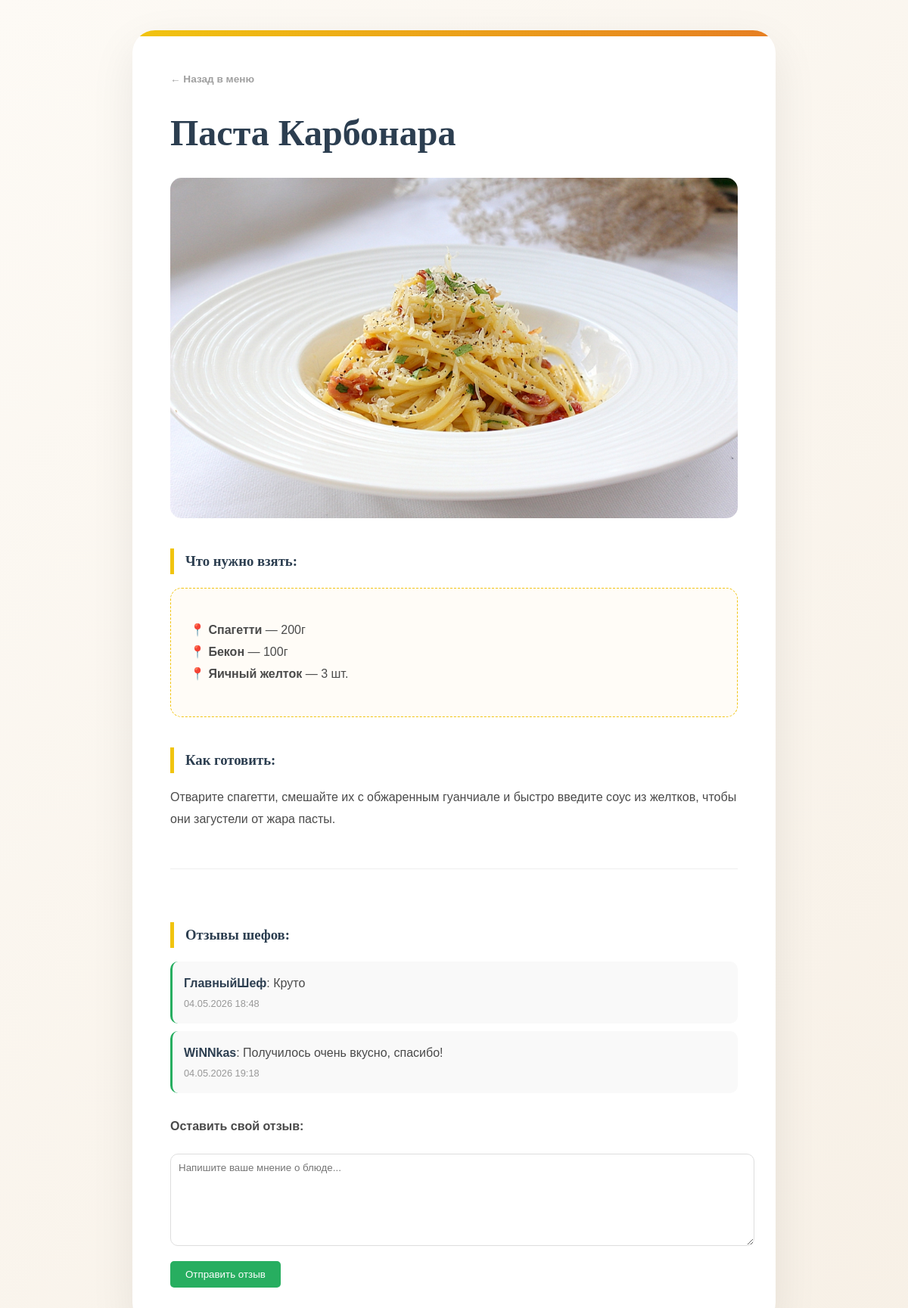
The page /menu/3/ on the database its author committed.
### recipes/models.py (models this page shows, shortened)
class Recipe(models.Model):
    DIFFICULTY_CHOICES = [('easy', 'Легко'), ('medium', 'Средне'), ('hard', 'Сложно')]
    title = models.CharField(max_length=200, verbose_name="Название блюда")
    description = models.TextField(verbose_name="Описание приготовления")
    image = models.ImageField(upload_to='recipes/', verbose_name="Фото блюда", blank=True, null=True)
    author = models.ForeignKey(ChefProfile, on_delete=models.CASCADE, related_name='recipes', null=True)
    category = models.ForeignKey(Category, on_delete=models.SET_NULL, null=True)
    difficulty = models.CharField(max_length=10, choices=DIFFICULTY_CHOICES, default='easy')
    cooking_time = models.PositiveIntegerField(default=30)
    created_at = models.DateTimeField(auto_now_add=True)

class Ingredient(models.Model):
    recipe = models.ForeignKey(Recipe, on_delete=models.CASCADE, related_name='ingredients_list')
    name = models.CharField(max_length=100)
    amount = models.CharField(max_length=50)

class Comment(models.Model):
    recipe = models.ForeignKey(Recipe, on_delete=models.CASCADE, related_name='comments')
    author = models.ForeignKey(ChefProfile, on_delete=models.CASCADE)
    text = models.TextField()
    created_at = models.DateTimeField(auto_now_add=True)

class ChefProfile(models.Model):
    username = models.CharField(max_length=100, unique=True)
    password = models.CharField(max_length=100)
    email = models.EmailField()

### recipes/views.py (the view)
# urls.py: path('menu/<int:pk>/', recipe_detail, name='recipe_detail'),
def recipe_detail(request, pk):
    recipe = get_object_or_404(Recipe, pk=pk)
    chef_name = request.session.get('chef_name')
    if request.method == 'POST' and chef_name:
        author = ChefProfile.objects.get(username=chef_name)
        Comment.objects.create(recipe=recipe, author=author, text=request.POST.get('text'))
        return redirect('recipe_detail', pk=pk)
    return render(request, 'recipe_detail.html', {'recipe': recipe, 'chef': chef_name})

### recipes/templates/recipe_detail.html (shortened to what this page needs)
<!DOCTYPE html>
{% load static %}
<html lang="ru">
<head>
    <link href="https://googleapis.com" rel="stylesheet">
</head>
<body>
    <div class="recipe-card">
        <a href="{% url 'menu' %}" class="back-link">← Назад в меню</a>
        <h1>{{ recipe.title }}</h1>
        {% if recipe.image_name %}
            <img src="{% static recipe.image_name %}" class="recipe-image" alt="{{ recipe.title }}">
        {% elif recipe.image %}
            <img src="{% static recipe.image %}" class="recipe-image" alt="{{ recipe.title }}">
        {% endif %}
        <h3>Что нужно взять:</h3>
        <div class="ingredients-box">
            <ul style="list-style: none; padding: 0;">
                {% for item in recipe.ingredients_list.all %}
                    <li>📍 <b>{{ item.name }}</b> — {{ item.amount }}</li>
                {% empty %}
                    <li>Ингредиенты не указаны</li>
                {% endfor %}
            </ul>
        </div>
        <h3>Как готовить:</h3>
        <div class="instructions">{{ recipe.description }}</div>
        <div style="margin-top: 50px; border-top: 1px solid #eee; padding-top: 30px;">
            <h3>Отзывы шефов:</h3>
            {% for comment in recipe.comments.all %}
                <div class="comment">
                    <b>{{ comment.author.username }}</b>: {{ comment.text }}
                    <div style="font-size: 0.8em; color: #999;">{{ comment.created_at|date:"d.m.Y H:i" }}</div>
                </div>
            {% empty %}
                <p>Пока никто не оставил отзыв.</p>
            {% endfor %}
            <h4 style="margin-top: 30px;">Оставить свой отзыв:</h4>
            <form method="POST">
                <textarea name="text" placeholder="Напишите ваше мнение о блюде..." required></textarea>
                <button type="submit" class="btn-comment">Отправить отзыв</button>
            </form>
        </div>
    </div>
</body>
</html>

### recipes/templates/recipe_detail.html (style rules this page uses)
body { font-family: 'Montserrat', sans-serif; background: linear-gradient(135deg, #fdfaf5 0%, #f7f0e6 100%); color: #4a4a4a; line-height: 1.8; margin: 0; padding: 40px 20px; display: flex; justify-content: center; min-height: 100vh; }
.recipe-card { background: #ffffff; max-width: 750px; width: 100%; padding: 50px; border-radius: 30px; box-shadow: 0 20px 60px rgba(0,0,0,0.08); position: relative; overflow: hidden; }
.recipe-card::before { content: ""; position: absolute; top: 0; left: 0; right: 0; height: 8px; background: linear-gradient(90deg, #f1c40f, #e67e22); }
.back-link { display: inline-flex; align-items: center; text-decoration: none; color: #a0a0a0; font-size: 0.85em; font-weight: 600; margin-bottom: 30px; transition: 0.3s; }
h1 { font-family: 'Playfair Display', serif; font-size: 3em; line-height: 1.2; margin: 0 0 30px 0; color: #2c3e50; }
.recipe-image { width: 100%; height: 450px; object-fit: cover; border-radius: 15px; display: block; margin: 0 auto 40px auto; }
h3 { font-family: 'Playfair Display', serif; margin-top: 40px; color: #2c3e50; border-left: 5px solid #f1c40f; padding-left: 15px; }
.ingredients-box { background: #fffcf7; border: 1px dashed #f1c40f; padding: 25px; border-radius: 15px; }
.instructions { white-space: pre-line; margin-bottom: 40px; }
.comment { background: #f9f9f9; padding: 15px; border-radius: 10px; margin-bottom: 10px; border-left: 3px solid #27ae60; }
.comment b { color: #2c3e50; }
textarea { width: 100%; height: 100px; border-radius: 10px; border: 1px solid #ddd; padding: 10px; font-family: inherit; }
.btn-comment { background: #27ae60; color: white; border: none; padding: 10px 20px; border-radius: 5px; cursor: pointer; margin-top: 10px; }

### rows shown on the page
Recipe: title "Паста Карбонара", image (picture), description "Отварите спагетти, смешайте их с обжаренным гуанчиале и быстро введите соус из желтков, чтобы они загустели от жара пасты."
Ingredient: name "Спагетти", amount "200г"
Ingredient: name "Бекон", amount "100г"
Ingredient: name "Яичный желток", amount "3 шт."
Comment: author.username "ГлавныйШеф", text "Круто", created_at "04.05.2026 18:48"
Comment: author.username "WiNNkas", text "Получилось очень вкусно, спасибо!", created_at "04.05.2026 19:18"
